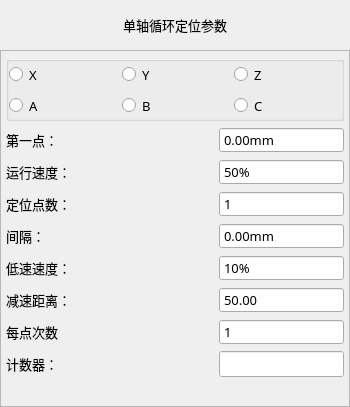
<?xml version="1.0" encoding="UTF-8"?>
<ui version="4.0">
 <class>FormActSingleLoop</class>
 <widget class="QWidget" name="FormActSingleLoop">
  <property name="geometry">
   <rect>
    <x>0</x>
    <y>0</y>
    <width>350</width>
    <height>407</height>
   </rect>
  </property>
  <property name="minimumSize">
   <size>
    <width>350</width>
    <height>407</height>
   </size>
  </property>
  <property name="maximumSize">
   <size>
    <width>727</width>
    <height>815</height>
   </size>
  </property>
  <property name="font">
   <font>
    <family>微软雅黑</family>
    <pointsize>10</pointsize>
    <weight>50</weight>
    <italic>false</italic>
    <bold>false</bold>
   </font>
  </property>
  <property name="windowTitle">
   <string notr="true">循环定位</string>
  </property>
  <property name="toolTip">
   <string notr="true"/>
  </property>
  <property name="statusTip">
   <string notr="true"/>
  </property>
  <property name="whatsThis">
   <string notr="true"/>
  </property>
  <property name="accessibleName">
   <string notr="true"/>
  </property>
  <property name="accessibleDescription">
   <string notr="true"/>
  </property>
  <property name="styleSheet">
   <string notr="true"/>
  </property>
  <property name="windowFilePath">
   <string notr="true"/>
  </property>
  <layout class="QVBoxLayout" name="verticalLayout">
   <property name="spacing">
    <number>0</number>
   </property>
   <property name="margin">
    <number>0</number>
   </property>
   <item>
    <widget class="QLabel" name="labelParaTitle">
     <property name="sizePolicy">
      <sizepolicy hsizetype="Preferred" vsizetype="Fixed">
       <horstretch>0</horstretch>
       <verstretch>0</verstretch>
      </sizepolicy>
     </property>
     <property name="minimumSize">
      <size>
       <width>0</width>
       <height>50</height>
      </size>
     </property>
     <property name="font">
      <font>
       <family>微软雅黑</family>
       <pointsize>10</pointsize>
       <weight>50</weight>
       <bold>false</bold>
      </font>
     </property>
     <property name="styleSheet">
      <string notr="true">QLabel#labelParaTitle
{
	color: black;
	border-image: url(:/img/widget/Panel.png) 0 4 0 4;
	border-left: 4px transparent;
	border-right: 4px transparent;
}</string>
     </property>
     <property name="text">
      <string>单轴循环定位参数</string>
     </property>
     <property name="alignment">
      <set>Qt::AlignCenter</set>
     </property>
    </widget>
   </item>
   <item>
    <widget class="QFrame" name="frameSingleLoop">
     <property name="font">
      <font>
       <family>微软雅黑</family>
       <pointsize>10</pointsize>
       <weight>50</weight>
       <italic>false</italic>
       <bold>false</bold>
      </font>
     </property>
     <property name="styleSheet">
      <string notr="true"/>
     </property>
     <property name="frameShape">
      <enum>QFrame::StyledPanel</enum>
     </property>
     <property name="frameShadow">
      <enum>QFrame::Plain</enum>
     </property>
     <property name="IsMainArea" stdset="0">
      <bool>true</bool>
     </property>
     <layout class="QGridLayout" name="gridLayout">
      <property name="margin">
       <number>5</number>
      </property>
      <item row="2" column="0">
       <widget class="QLabel" name="labelHightSpd">
        <property name="sizePolicy">
         <sizepolicy hsizetype="Expanding" vsizetype="Fixed">
          <horstretch>0</horstretch>
          <verstretch>0</verstretch>
         </sizepolicy>
        </property>
        <property name="minimumSize">
         <size>
          <width>75</width>
          <height>25</height>
         </size>
        </property>
        <property name="maximumSize">
         <size>
          <width>16777215</width>
          <height>50</height>
         </size>
        </property>
        <property name="font">
         <font>
          <family>微软雅黑</family>
          <pointsize>10</pointsize>
          <weight>50</weight>
          <italic>false</italic>
          <bold>false</bold>
         </font>
        </property>
        <property name="text">
         <string>运行速度：</string>
        </property>
       </widget>
      </item>
      <item row="1" column="4">
       <widget class="xDoubleSpinBox" name="doubleSpinBox">
        <property name="sizePolicy">
         <sizepolicy hsizetype="Preferred" vsizetype="Fixed">
          <horstretch>0</horstretch>
          <verstretch>0</verstretch>
         </sizepolicy>
        </property>
        <property name="minimumSize">
         <size>
          <width>100</width>
          <height>26</height>
         </size>
        </property>
        <property name="maximumSize">
         <size>
          <width>200</width>
          <height>50</height>
         </size>
        </property>
        <property name="font">
         <font>
          <family>微软雅黑</family>
          <pointsize>10</pointsize>
          <weight>50</weight>
          <bold>false</bold>
         </font>
        </property>
        <property name="styleSheet">
         <string notr="true"/>
        </property>
        <property name="alignment">
         <set>Qt::AlignLeading|Qt::AlignLeft|Qt::AlignVCenter</set>
        </property>
        <property name="buttonSymbols">
         <enum>QAbstractSpinBox::NoButtons</enum>
        </property>
        <property name="suffix">
         <string>mm</string>
        </property>
        <property name="maximum">
         <double>60000.000000000000000</double>
        </property>
       </widget>
      </item>
      <item row="3" column="0">
       <widget class="QLabel" name="labelCnt">
        <property name="sizePolicy">
         <sizepolicy hsizetype="Expanding" vsizetype="Fixed">
          <horstretch>0</horstretch>
          <verstretch>0</verstretch>
         </sizepolicy>
        </property>
        <property name="minimumSize">
         <size>
          <width>75</width>
          <height>25</height>
         </size>
        </property>
        <property name="maximumSize">
         <size>
          <width>16777215</width>
          <height>50</height>
         </size>
        </property>
        <property name="font">
         <font>
          <family>微软雅黑</family>
          <pointsize>10</pointsize>
          <weight>50</weight>
          <italic>false</italic>
          <bold>false</bold>
         </font>
        </property>
        <property name="text">
         <string>定位点数：</string>
        </property>
       </widget>
      </item>
      <item row="4" column="0" colspan="2">
       <widget class="QLabel" name="labelInterVal">
        <property name="sizePolicy">
         <sizepolicy hsizetype="Expanding" vsizetype="Fixed">
          <horstretch>0</horstretch>
          <verstretch>0</verstretch>
         </sizepolicy>
        </property>
        <property name="minimumSize">
         <size>
          <width>75</width>
          <height>25</height>
         </size>
        </property>
        <property name="maximumSize">
         <size>
          <width>16777215</width>
          <height>50</height>
         </size>
        </property>
        <property name="font">
         <font>
          <family>微软雅黑</family>
          <pointsize>10</pointsize>
          <weight>50</weight>
          <italic>false</italic>
          <bold>false</bold>
         </font>
        </property>
        <property name="text">
         <string>间隔：</string>
        </property>
       </widget>
      </item>
      <item row="2" column="4">
       <widget class="xSpinBox" name="BoxHspd">
        <property name="sizePolicy">
         <sizepolicy hsizetype="Preferred" vsizetype="Fixed">
          <horstretch>0</horstretch>
          <verstretch>0</verstretch>
         </sizepolicy>
        </property>
        <property name="minimumSize">
         <size>
          <width>100</width>
          <height>26</height>
         </size>
        </property>
        <property name="maximumSize">
         <size>
          <width>200</width>
          <height>50</height>
         </size>
        </property>
        <property name="font">
         <font>
          <family>微软雅黑</family>
          <pointsize>10</pointsize>
          <weight>50</weight>
          <italic>false</italic>
          <bold>false</bold>
         </font>
        </property>
        <property name="focusPolicy">
         <enum>Qt::ClickFocus</enum>
        </property>
        <property name="alignment">
         <set>Qt::AlignLeading|Qt::AlignLeft|Qt::AlignVCenter</set>
        </property>
        <property name="buttonSymbols">
         <enum>QAbstractSpinBox::NoButtons</enum>
        </property>
        <property name="specialValueText">
         <string notr="true"/>
        </property>
        <property name="keyboardTracking">
         <bool>false</bool>
        </property>
        <property name="suffix">
         <string notr="true">%</string>
        </property>
        <property name="prefix">
         <string notr="true"/>
        </property>
        <property name="minimum">
         <number>1</number>
        </property>
        <property name="maximum">
         <number>100</number>
        </property>
        <property name="value">
         <number>50</number>
        </property>
        <property name="HasBtn" stdset="0">
         <bool>true</bool>
        </property>
       </widget>
      </item>
      <item row="1" column="0">
       <widget class="QLabel" name="labelPos">
        <property name="minimumSize">
         <size>
          <width>75</width>
          <height>25</height>
         </size>
        </property>
        <property name="maximumSize">
         <size>
          <width>16777215</width>
          <height>50</height>
         </size>
        </property>
        <property name="font">
         <font>
          <family>微软雅黑</family>
          <pointsize>10</pointsize>
          <weight>50</weight>
          <bold>false</bold>
         </font>
        </property>
        <property name="styleSheet">
         <string notr="true"/>
        </property>
        <property name="text">
         <string>第一点：</string>
        </property>
       </widget>
      </item>
      <item row="6" column="0" colspan="2">
       <widget class="QLabel" name="labelLowDis">
        <property name="sizePolicy">
         <sizepolicy hsizetype="Expanding" vsizetype="Fixed">
          <horstretch>0</horstretch>
          <verstretch>0</verstretch>
         </sizepolicy>
        </property>
        <property name="minimumSize">
         <size>
          <width>75</width>
          <height>25</height>
         </size>
        </property>
        <property name="maximumSize">
         <size>
          <width>16777215</width>
          <height>50</height>
         </size>
        </property>
        <property name="font">
         <font>
          <family>微软雅黑</family>
          <pointsize>10</pointsize>
          <weight>50</weight>
          <italic>false</italic>
          <bold>false</bold>
         </font>
        </property>
        <property name="text">
         <string>减速距离：</string>
        </property>
       </widget>
      </item>
      <item row="8" column="0" colspan="3">
       <widget class="QLabel" name="labelCount">
        <property name="sizePolicy">
         <sizepolicy hsizetype="Expanding" vsizetype="Fixed">
          <horstretch>0</horstretch>
          <verstretch>0</verstretch>
         </sizepolicy>
        </property>
        <property name="minimumSize">
         <size>
          <width>75</width>
          <height>25</height>
         </size>
        </property>
        <property name="maximumSize">
         <size>
          <width>16777215</width>
          <height>50</height>
         </size>
        </property>
        <property name="font">
         <font>
          <family>微软雅黑</family>
          <pointsize>10</pointsize>
          <weight>50</weight>
          <italic>false</italic>
          <bold>false</bold>
         </font>
        </property>
        <property name="text">
         <string>计数器：</string>
        </property>
       </widget>
      </item>
      <item row="7" column="0" colspan="3">
       <widget class="QLabel" name="labelTimes">
        <property name="sizePolicy">
         <sizepolicy hsizetype="Expanding" vsizetype="Fixed">
          <horstretch>0</horstretch>
          <verstretch>0</verstretch>
         </sizepolicy>
        </property>
        <property name="minimumSize">
         <size>
          <width>75</width>
          <height>25</height>
         </size>
        </property>
        <property name="maximumSize">
         <size>
          <width>16777215</width>
          <height>50</height>
         </size>
        </property>
        <property name="font">
         <font>
          <family>微软雅黑</family>
          <pointsize>10</pointsize>
          <weight>50</weight>
          <italic>false</italic>
          <bold>false</bold>
         </font>
        </property>
        <property name="text">
         <string>每点次数</string>
        </property>
       </widget>
      </item>
      <item row="5" column="0" colspan="2">
       <widget class="QLabel" name="labelLowSpd">
        <property name="sizePolicy">
         <sizepolicy hsizetype="Expanding" vsizetype="Fixed">
          <horstretch>0</horstretch>
          <verstretch>0</verstretch>
         </sizepolicy>
        </property>
        <property name="minimumSize">
         <size>
          <width>75</width>
          <height>25</height>
         </size>
        </property>
        <property name="maximumSize">
         <size>
          <width>16777215</width>
          <height>50</height>
         </size>
        </property>
        <property name="font">
         <font>
          <family>微软雅黑</family>
          <pointsize>10</pointsize>
          <weight>50</weight>
          <italic>false</italic>
          <bold>false</bold>
         </font>
        </property>
        <property name="text">
         <string>低速速度：</string>
        </property>
       </widget>
      </item>
      <item row="4" column="4">
       <widget class="xDoubleSpinBox" name="BoxInterval">
        <property name="sizePolicy">
         <sizepolicy hsizetype="Preferred" vsizetype="Fixed">
          <horstretch>0</horstretch>
          <verstretch>0</verstretch>
         </sizepolicy>
        </property>
        <property name="minimumSize">
         <size>
          <width>100</width>
          <height>26</height>
         </size>
        </property>
        <property name="maximumSize">
         <size>
          <width>200</width>
          <height>50</height>
         </size>
        </property>
        <property name="font">
         <font>
          <family>微软雅黑</family>
          <pointsize>10</pointsize>
          <weight>50</weight>
          <bold>false</bold>
         </font>
        </property>
        <property name="styleSheet">
         <string notr="true"/>
        </property>
        <property name="alignment">
         <set>Qt::AlignLeading|Qt::AlignLeft|Qt::AlignVCenter</set>
        </property>
        <property name="buttonSymbols">
         <enum>QAbstractSpinBox::NoButtons</enum>
        </property>
        <property name="suffix">
         <string>mm</string>
        </property>
        <property name="minimum">
         <double>-999.899999999999977</double>
        </property>
        <property name="maximum">
         <double>999.990000000000009</double>
        </property>
       </widget>
      </item>
      <item row="3" column="4">
       <widget class="xSpinBox" name="BoxCnt">
        <property name="enabled">
         <bool>true</bool>
        </property>
        <property name="sizePolicy">
         <sizepolicy hsizetype="Preferred" vsizetype="Fixed">
          <horstretch>0</horstretch>
          <verstretch>0</verstretch>
         </sizepolicy>
        </property>
        <property name="minimumSize">
         <size>
          <width>100</width>
          <height>26</height>
         </size>
        </property>
        <property name="maximumSize">
         <size>
          <width>200</width>
          <height>50</height>
         </size>
        </property>
        <property name="font">
         <font>
          <family>微软雅黑</family>
          <pointsize>10</pointsize>
          <weight>50</weight>
          <italic>false</italic>
          <bold>false</bold>
         </font>
        </property>
        <property name="focusPolicy">
         <enum>Qt::ClickFocus</enum>
        </property>
        <property name="alignment">
         <set>Qt::AlignLeading|Qt::AlignLeft|Qt::AlignVCenter</set>
        </property>
        <property name="buttonSymbols">
         <enum>QAbstractSpinBox::NoButtons</enum>
        </property>
        <property name="specialValueText">
         <string notr="true"/>
        </property>
        <property name="keyboardTracking">
         <bool>false</bool>
        </property>
        <property name="suffix">
         <string notr="true"/>
        </property>
        <property name="prefix">
         <string notr="true"/>
        </property>
        <property name="minimum">
         <number>1</number>
        </property>
        <property name="maximum">
         <number>999</number>
        </property>
        <property name="value">
         <number>1</number>
        </property>
        <property name="HasBtn" stdset="0">
         <bool>true</bool>
        </property>
       </widget>
      </item>
      <item row="6" column="4">
       <widget class="xDoubleSpinBox" name="BoxLowDis">
        <property name="sizePolicy">
         <sizepolicy hsizetype="Preferred" vsizetype="Fixed">
          <horstretch>0</horstretch>
          <verstretch>0</verstretch>
         </sizepolicy>
        </property>
        <property name="minimumSize">
         <size>
          <width>100</width>
          <height>26</height>
         </size>
        </property>
        <property name="maximumSize">
         <size>
          <width>200</width>
          <height>50</height>
         </size>
        </property>
        <property name="font">
         <font>
          <family>微软雅黑</family>
          <pointsize>10</pointsize>
          <weight>50</weight>
          <bold>false</bold>
         </font>
        </property>
        <property name="styleSheet">
         <string notr="true"/>
        </property>
        <property name="alignment">
         <set>Qt::AlignLeading|Qt::AlignLeft|Qt::AlignVCenter</set>
        </property>
        <property name="buttonSymbols">
         <enum>QAbstractSpinBox::NoButtons</enum>
        </property>
        <property name="suffix">
         <string/>
        </property>
        <property name="minimum">
         <double>0.000000000000000</double>
        </property>
        <property name="maximum">
         <double>650.000000000000000</double>
        </property>
        <property name="singleStep">
         <double>0.010000000000000</double>
        </property>
        <property name="value">
         <double>50.000000000000000</double>
        </property>
       </widget>
      </item>
      <item row="8" column="4">
       <widget class="xLineEdit" name="lineEditCount">
        <property name="sizePolicy">
         <sizepolicy hsizetype="Preferred" vsizetype="Fixed">
          <horstretch>0</horstretch>
          <verstretch>0</verstretch>
         </sizepolicy>
        </property>
        <property name="minimumSize">
         <size>
          <width>100</width>
          <height>26</height>
         </size>
        </property>
        <property name="maximumSize">
         <size>
          <width>200</width>
          <height>50</height>
         </size>
        </property>
        <property name="font">
         <font>
          <family>微软雅黑</family>
          <pointsize>10</pointsize>
          <weight>50</weight>
          <bold>false</bold>
         </font>
        </property>
        <property name="styleSheet">
         <string notr="true"/>
        </property>
       </widget>
      </item>
      <item row="5" column="4">
       <widget class="xSpinBox" name="BoxLspd">
        <property name="sizePolicy">
         <sizepolicy hsizetype="Preferred" vsizetype="Fixed">
          <horstretch>0</horstretch>
          <verstretch>0</verstretch>
         </sizepolicy>
        </property>
        <property name="minimumSize">
         <size>
          <width>100</width>
          <height>26</height>
         </size>
        </property>
        <property name="maximumSize">
         <size>
          <width>200</width>
          <height>50</height>
         </size>
        </property>
        <property name="font">
         <font>
          <family>微软雅黑</family>
          <pointsize>10</pointsize>
          <weight>50</weight>
          <italic>false</italic>
          <bold>false</bold>
         </font>
        </property>
        <property name="focusPolicy">
         <enum>Qt::ClickFocus</enum>
        </property>
        <property name="alignment">
         <set>Qt::AlignLeading|Qt::AlignLeft|Qt::AlignVCenter</set>
        </property>
        <property name="buttonSymbols">
         <enum>QAbstractSpinBox::NoButtons</enum>
        </property>
        <property name="specialValueText">
         <string notr="true"/>
        </property>
        <property name="keyboardTracking">
         <bool>false</bool>
        </property>
        <property name="suffix">
         <string notr="true">%</string>
        </property>
        <property name="prefix">
         <string notr="true"/>
        </property>
        <property name="minimum">
         <number>1</number>
        </property>
        <property name="maximum">
         <number>100</number>
        </property>
        <property name="value">
         <number>10</number>
        </property>
        <property name="HasBtn" stdset="0">
         <bool>true</bool>
        </property>
       </widget>
      </item>
      <item row="7" column="4">
       <widget class="xSpinBox" name="BoxTimes">
        <property name="enabled">
         <bool>true</bool>
        </property>
        <property name="sizePolicy">
         <sizepolicy hsizetype="Preferred" vsizetype="Fixed">
          <horstretch>0</horstretch>
          <verstretch>0</verstretch>
         </sizepolicy>
        </property>
        <property name="minimumSize">
         <size>
          <width>100</width>
          <height>26</height>
         </size>
        </property>
        <property name="maximumSize">
         <size>
          <width>200</width>
          <height>50</height>
         </size>
        </property>
        <property name="font">
         <font>
          <family>微软雅黑</family>
          <pointsize>10</pointsize>
          <weight>50</weight>
          <italic>false</italic>
          <bold>false</bold>
         </font>
        </property>
        <property name="focusPolicy">
         <enum>Qt::ClickFocus</enum>
        </property>
        <property name="alignment">
         <set>Qt::AlignLeading|Qt::AlignLeft|Qt::AlignVCenter</set>
        </property>
        <property name="buttonSymbols">
         <enum>QAbstractSpinBox::NoButtons</enum>
        </property>
        <property name="specialValueText">
         <string notr="true"/>
        </property>
        <property name="keyboardTracking">
         <bool>false</bool>
        </property>
        <property name="suffix">
         <string notr="true"/>
        </property>
        <property name="prefix">
         <string notr="true"/>
        </property>
        <property name="minimum">
         <number>1</number>
        </property>
        <property name="maximum">
         <number>999</number>
        </property>
        <property name="value">
         <number>1</number>
        </property>
        <property name="HasBtn" stdset="0">
         <bool>true</bool>
        </property>
       </widget>
      </item>
      <item row="0" column="0" colspan="5">
       <widget class="QGroupBox" name="groupBoxServo">
        <property name="title">
         <string/>
        </property>
        <layout class="QGridLayout" name="gridLayout_2">
         <property name="margin">
          <number>0</number>
         </property>
         <item row="0" column="3">
          <widget class="QRadioButton" name="rBtnTravel">
           <property name="sizePolicy">
            <sizepolicy hsizetype="Preferred" vsizetype="Fixed">
             <horstretch>0</horstretch>
             <verstretch>0</verstretch>
            </sizepolicy>
           </property>
           <property name="minimumSize">
            <size>
             <width>0</width>
             <height>25</height>
            </size>
           </property>
           <property name="maximumSize">
            <size>
             <width>16777215</width>
             <height>50</height>
            </size>
           </property>
           <property name="font">
            <font>
             <family>微软雅黑</family>
             <pointsize>10</pointsize>
             <weight>50</weight>
             <bold>false</bold>
            </font>
           </property>
           <property name="styleSheet">
            <string notr="true"/>
           </property>
           <property name="text">
            <string>Z</string>
           </property>
          </widget>
         </item>
         <item row="0" column="2">
          <widget class="QRadioButton" name="rBtnPaVer">
           <property name="sizePolicy">
            <sizepolicy hsizetype="Preferred" vsizetype="Fixed">
             <horstretch>0</horstretch>
             <verstretch>0</verstretch>
            </sizepolicy>
           </property>
           <property name="minimumSize">
            <size>
             <width>0</width>
             <height>25</height>
            </size>
           </property>
           <property name="maximumSize">
            <size>
             <width>16777215</width>
             <height>50</height>
            </size>
           </property>
           <property name="font">
            <font>
             <family>微软雅黑</family>
             <pointsize>10</pointsize>
             <weight>50</weight>
             <bold>false</bold>
            </font>
           </property>
           <property name="styleSheet">
            <string notr="true"/>
           </property>
           <property name="text">
            <string>Y</string>
           </property>
          </widget>
         </item>
         <item row="0" column="0">
          <widget class="QRadioButton" name="rBtnPaHor">
           <property name="sizePolicy">
            <sizepolicy hsizetype="Preferred" vsizetype="Fixed">
             <horstretch>0</horstretch>
             <verstretch>0</verstretch>
            </sizepolicy>
           </property>
           <property name="minimumSize">
            <size>
             <width>0</width>
             <height>25</height>
            </size>
           </property>
           <property name="maximumSize">
            <size>
             <width>16777215</width>
             <height>50</height>
            </size>
           </property>
           <property name="font">
            <font>
             <family>微软雅黑</family>
             <pointsize>10</pointsize>
             <weight>50</weight>
             <bold>false</bold>
            </font>
           </property>
           <property name="text">
            <string>X</string>
           </property>
          </widget>
         </item>
         <item row="1" column="0">
          <widget class="QRadioButton" name="rBtnRaVer">
           <property name="sizePolicy">
            <sizepolicy hsizetype="Preferred" vsizetype="Fixed">
             <horstretch>0</horstretch>
             <verstretch>0</verstretch>
            </sizepolicy>
           </property>
           <property name="minimumSize">
            <size>
             <width>0</width>
             <height>25</height>
            </size>
           </property>
           <property name="maximumSize">
            <size>
             <width>16777215</width>
             <height>50</height>
            </size>
           </property>
           <property name="font">
            <font>
             <family>微软雅黑</family>
             <pointsize>10</pointsize>
             <weight>50</weight>
             <bold>false</bold>
            </font>
           </property>
           <property name="styleSheet">
            <string notr="true"/>
           </property>
           <property name="text">
            <string>A</string>
           </property>
          </widget>
         </item>
         <item row="1" column="2">
          <widget class="QRadioButton" name="rBtnRaHor">
           <property name="sizePolicy">
            <sizepolicy hsizetype="Preferred" vsizetype="Fixed">
             <horstretch>0</horstretch>
             <verstretch>0</verstretch>
            </sizepolicy>
           </property>
           <property name="minimumSize">
            <size>
             <width>0</width>
             <height>25</height>
            </size>
           </property>
           <property name="maximumSize">
            <size>
             <width>16777215</width>
             <height>50</height>
            </size>
           </property>
           <property name="font">
            <font>
             <family>微软雅黑</family>
             <pointsize>10</pointsize>
             <weight>50</weight>
             <bold>false</bold>
            </font>
           </property>
           <property name="styleSheet">
            <string notr="true"/>
           </property>
           <property name="text">
            <string>B</string>
           </property>
          </widget>
         </item>
         <item row="1" column="3">
          <widget class="QRadioButton" name="rBtnExt">
           <property name="sizePolicy">
            <sizepolicy hsizetype="Preferred" vsizetype="Fixed">
             <horstretch>0</horstretch>
             <verstretch>0</verstretch>
            </sizepolicy>
           </property>
           <property name="minimumSize">
            <size>
             <width>0</width>
             <height>25</height>
            </size>
           </property>
           <property name="maximumSize">
            <size>
             <width>16777215</width>
             <height>50</height>
            </size>
           </property>
           <property name="font">
            <font>
             <family>微软雅黑</family>
             <pointsize>10</pointsize>
             <weight>50</weight>
             <bold>false</bold>
            </font>
           </property>
           <property name="styleSheet">
            <string notr="true"/>
           </property>
           <property name="text">
            <string>C</string>
           </property>
          </widget>
         </item>
        </layout>
       </widget>
      </item>
      <item row="9" column="0" colspan="5">
       <spacer name="verticalSpacer">
        <property name="orientation">
         <enum>Qt::Vertical</enum>
        </property>
        <property name="sizeHint" stdset="0">
         <size>
          <width>715</width>
          <height>188</height>
         </size>
        </property>
       </spacer>
      </item>
     </layout>
    </widget>
   </item>
  </layout>
 </widget>
 <customwidgets>
  <customwidget>
   <class>xSpinBox</class>
   <extends>QSpinBox</extends>
   <header>xspinbox.h</header>
   <slots>
    <signal>clicked()</signal>
   </slots>
  </customwidget>
  <customwidget>
   <class>xDoubleSpinBox</class>
   <extends>QDoubleSpinBox</extends>
   <header>xdoublespinbox.h</header>
   <slots>
    <signal>clicked()</signal>
   </slots>
  </customwidget>
  <customwidget>
   <class>xLineEdit</class>
   <extends>QLineEdit</extends>
   <header>xlineedit.h</header>
   <slots>
    <signal>clicked()</signal>
   </slots>
  </customwidget>
 </customwidgets>
 <resources/>
 <connections>
  <connection>
   <sender>BoxCnt</sender>
   <signal>clicked()</signal>
   <receiver>FormActSingleLoop</receiver>
   <slot>inputCnt()</slot>
   <hints>
    <hint type="sourcelabel">
     <x>280</x>
     <y>135</y>
    </hint>
    <hint type="destinationlabel">
     <x>394</x>
     <y>149</y>
    </hint>
   </hints>
  </connection>
  <connection>
   <sender>BoxTimes</sender>
   <signal>clicked()</signal>
   <receiver>FormActSingleLoop</receiver>
   <slot>inputTimes()</slot>
   <hints>
    <hint type="sourcelabel">
     <x>280</x>
     <y>195</y>
    </hint>
    <hint type="destinationlabel">
     <x>394</x>
     <y>149</y>
    </hint>
   </hints>
  </connection>
  <connection>
   <sender>doubleSpinBox</sender>
   <signal>clicked()</signal>
   <receiver>FormActSingleLoop</receiver>
   <slot>inputPos()</slot>
   <hints>
    <hint type="sourcelabel">
     <x>665</x>
     <y>204</y>
    </hint>
    <hint type="destinationlabel">
     <x>394</x>
     <y>149</y>
    </hint>
   </hints>
  </connection>
  <connection>
   <sender>BoxHspd</sender>
   <signal>clicked()</signal>
   <receiver>FormActSingleLoop</receiver>
   <slot>inputHspd()</slot>
   <hints>
    <hint type="sourcelabel">
     <x>665</x>
     <y>260</y>
    </hint>
    <hint type="destinationlabel">
     <x>394</x>
     <y>149</y>
    </hint>
   </hints>
  </connection>
  <connection>
   <sender>BoxInterval</sender>
   <signal>clicked()</signal>
   <receiver>FormActSingleLoop</receiver>
   <slot>inputInterval()</slot>
   <hints>
    <hint type="sourcelabel">
     <x>665</x>
     <y>135</y>
    </hint>
    <hint type="destinationlabel">
     <x>394</x>
     <y>149</y>
    </hint>
   </hints>
  </connection>
  <connection>
   <sender>BoxLspd</sender>
   <signal>clicked()</signal>
   <receiver>FormActSingleLoop</receiver>
   <slot>inputLspd()</slot>
   <hints>
    <hint type="sourcelabel">
     <x>280</x>
     <y>255</y>
    </hint>
    <hint type="destinationlabel">
     <x>394</x>
     <y>149</y>
    </hint>
   </hints>
  </connection>
  <connection>
   <sender>BoxLowDis</sender>
   <signal>clicked()</signal>
   <receiver>FormActSingleLoop</receiver>
   <slot>inputLdis()</slot>
   <hints>
    <hint type="sourcelabel">
     <x>665</x>
     <y>255</y>
    </hint>
    <hint type="destinationlabel">
     <x>394</x>
     <y>149</y>
    </hint>
   </hints>
  </connection>
 </connections>
 <slots>
  <slot>inputCnt()</slot>
  <slot>inputHspd()</slot>
  <slot>pageUp()</slot>
  <slot>pageDwn()</slot>
  <slot>selectVar()</slot>
  <slot>inputTimes()</slot>
  <slot>inputInterval()</slot>
  <slot>inputPos()</slot>
  <slot>inputLspd()</slot>
  <slot>inputLdis()</slot>
 </slots>
</ui>
